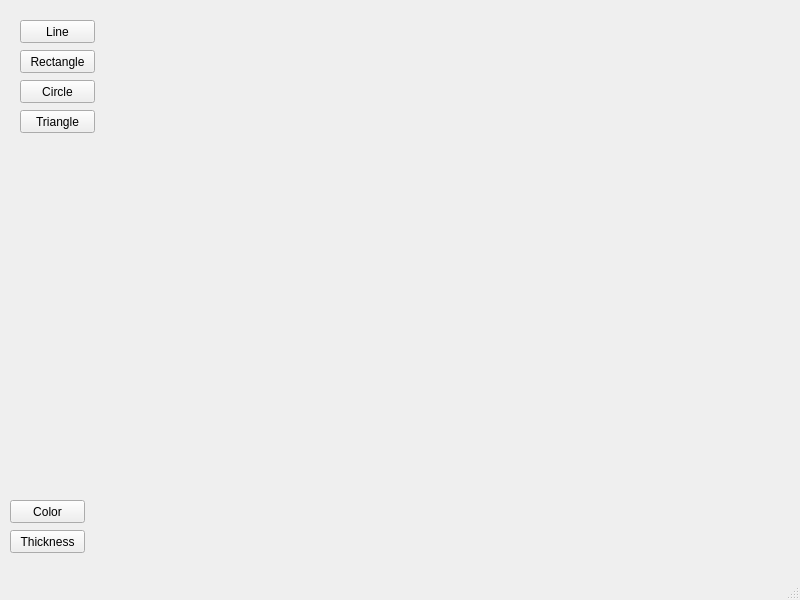
<?xml version="1.0" encoding="UTF-8"?>
<ui version="4.0">
 <class>MainWindow</class>
 <widget class="QMainWindow" name="MainWindow">
  <property name="geometry">
   <rect>
    <x>0</x>
    <y>0</y>
    <width>800</width>
    <height>600</height>
   </rect>
  </property>
  <property name="windowTitle">
   <string>MainWindow</string>
  </property>
  <widget class="QWidget" name="centralwidget">
   <widget class="QPushButton" name="colorButton">
    <property name="geometry">
     <rect>
      <x>10</x>
      <y>500</y>
      <width>75</width>
      <height>23</height>
     </rect>
    </property>
    <property name="text">
     <string>Color</string>
    </property>
   </widget>
   <widget class="QPushButton" name="pushButton">
    <property name="geometry">
     <rect>
      <x>10</x>
      <y>530</y>
      <width>75</width>
      <height>23</height>
     </rect>
    </property>
    <property name="text">
     <string>Thickness</string>
    </property>
   </widget>
   <widget class="QPushButton" name="lineButton">
    <property name="geometry">
     <rect>
      <x>20</x>
      <y>20</y>
      <width>75</width>
      <height>23</height>
     </rect>
    </property>
    <property name="text">
     <string>Line</string>
    </property>
   </widget>
   <widget class="QPushButton" name="rectButton">
    <property name="geometry">
     <rect>
      <x>20</x>
      <y>50</y>
      <width>75</width>
      <height>23</height>
     </rect>
    </property>
    <property name="text">
     <string>Rectangle</string>
    </property>
   </widget>
   <widget class="QPushButton" name="circleButton">
    <property name="geometry">
     <rect>
      <x>20</x>
      <y>80</y>
      <width>75</width>
      <height>23</height>
     </rect>
    </property>
    <property name="text">
     <string>Circle</string>
    </property>
   </widget>
   <widget class="QPushButton" name="triangleButton">
    <property name="geometry">
     <rect>
      <x>20</x>
      <y>110</y>
      <width>75</width>
      <height>23</height>
     </rect>
    </property>
    <property name="text">
     <string>Triangle</string>
    </property>
   </widget>
  </widget>
  <widget class="QMenuBar" name="menubar">
   <property name="geometry">
    <rect>
     <x>0</x>
     <y>0</y>
     <width>800</width>
     <height>21</height>
    </rect>
   </property>
  </widget>
  <widget class="QStatusBar" name="statusbar"/>
 </widget>
 <resources/>
 <connections/>
</ui>
